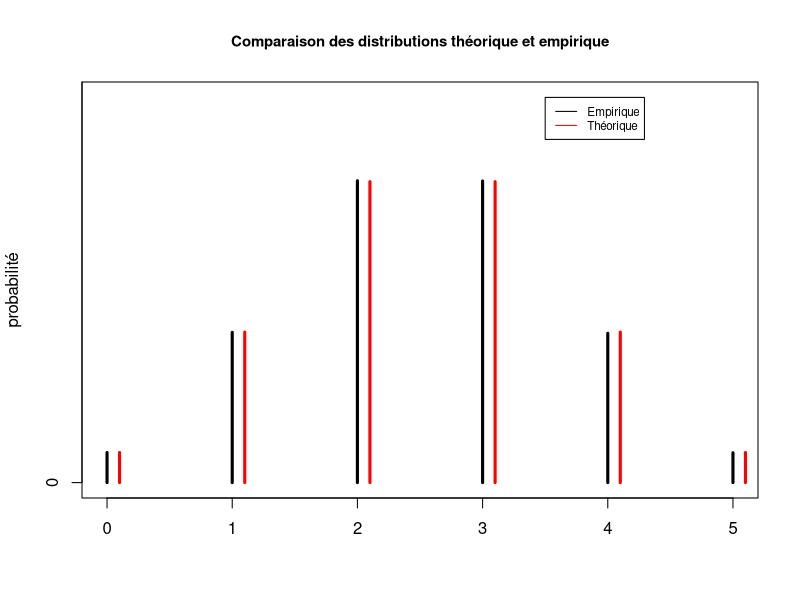
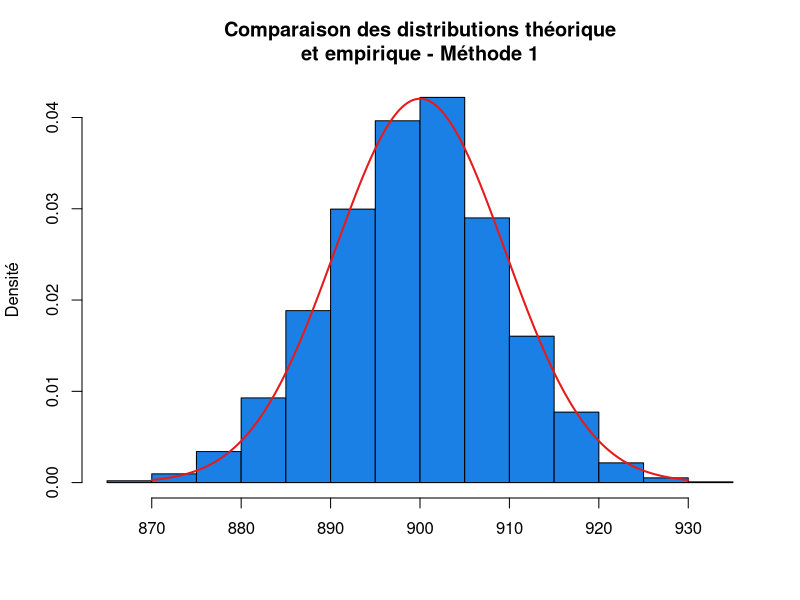
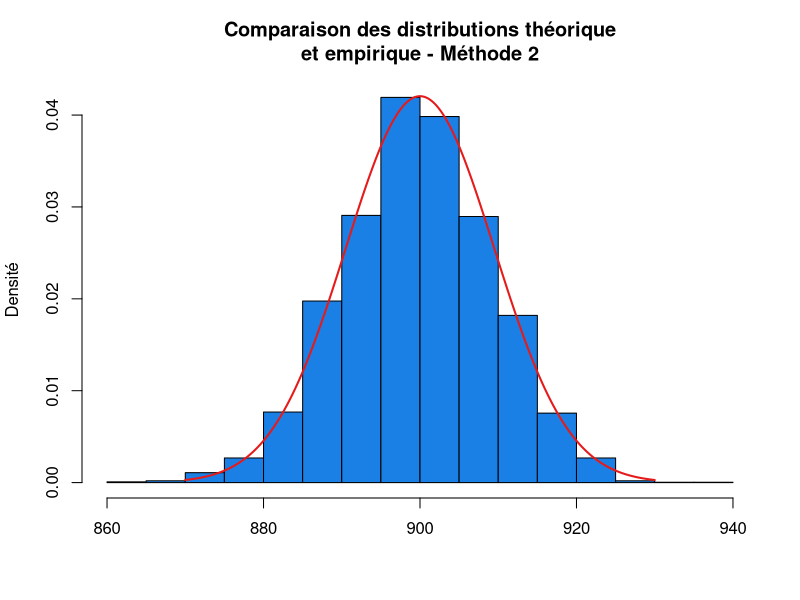
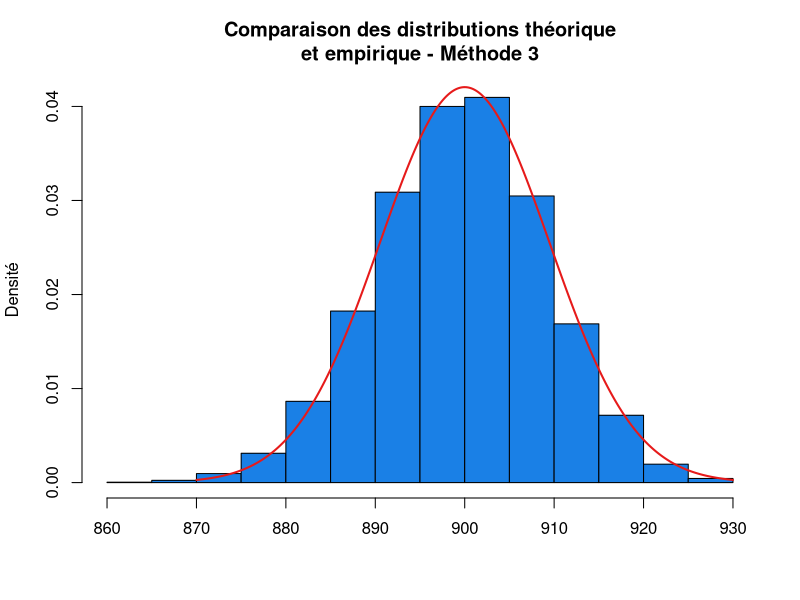
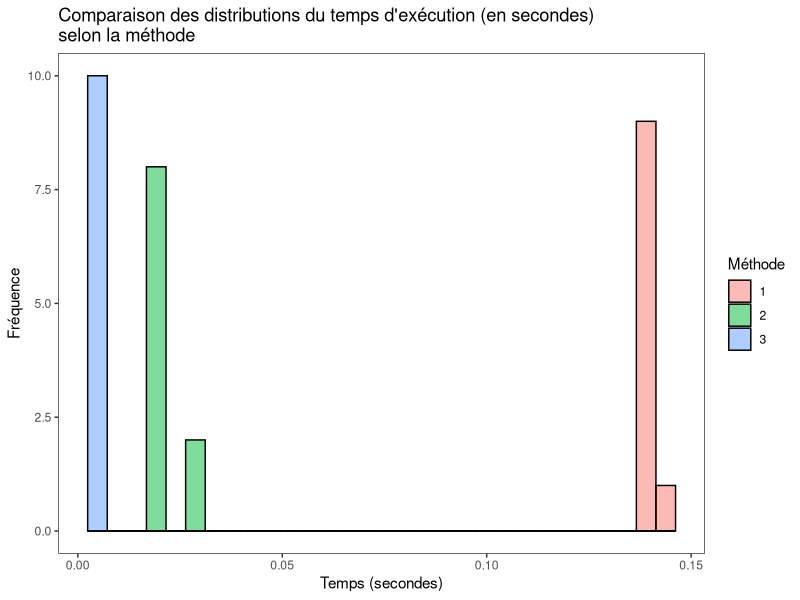
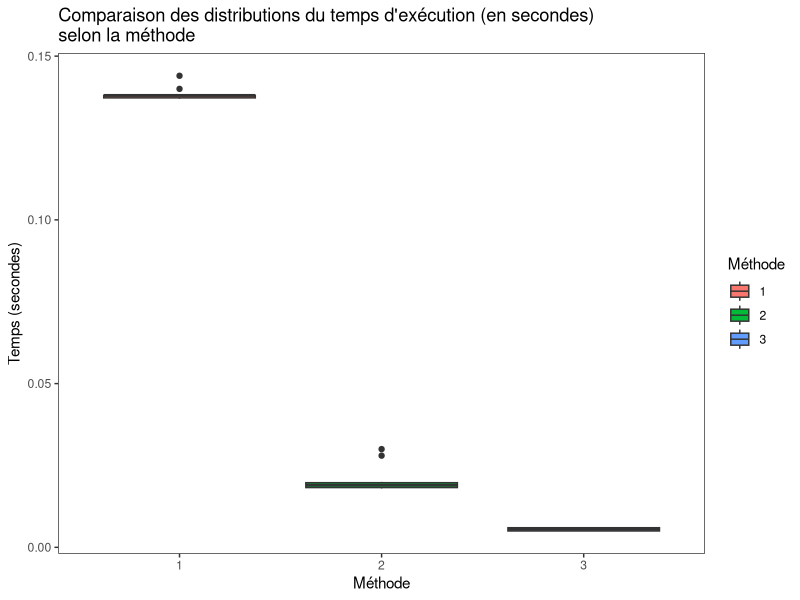

Source code (R) for these figures, in order:
#-------------------------------------------------------------------------------
# Devoir I - partie informatique
# Auteur: Galiane Charbonneau
# Dernière modification: 1 février 2024
#-------------------------------------------------------------------------------
rm(list = ls())
library(ggplot2)
library(dplyr)
library(stats)
set.seed(2024)
#setwd("~/H24/STT3010/Devoirs/Devoir I")
#-------------------------------------------------------------------------------
# Question 1 c)
#-------------------------------------------------------------------------------
# Définition d'une fonction permettant de simuler des réalisations
# d'une loi discrète

simul_loi_discrete <- function(n, support, proba){
  # param n: nombre de réalisations 
  # param support: un vecteur de nombres (correspond au support de la loi de
  #                laquelle on souhaite simuler)
  # param proba: un vecteur de probabilités (l'entrée i de ce vecteur doit 
  #              correspondre à la probabilité d'observer l'entrée i du 
  #              vecteur support
  #
  # return: cette fonction retourne n valeurs simulées selon la loi donnée
  #         en entrée
  
  # Validation des paramètres 
  if(all.equal(sum(proba), 1) != TRUE) stop("Les probabilités doivent sommer à 1")
  if(length(support) != length(proba)) stop("Les dimensions des vecteurs support et proba sont incompatibles")
  
  # Probabilités cumulatives
  cum_proba <- cumsum(proba)
  
  # Vecteur qui contiendra les valeurs simulées (objet retourné par la fonction)
  real <- rep(NA, n)
  
  # Simulation des n observations
  for (i in 1:n){
    U <- runif(1)
    l <- 1
    
    while(TRUE){
      if (U <= cum_proba[l]){
        real[i] <- support[l]
        break
      }
      l <- l + 1
    }
  }
  return(real)
}
# Vérification (graphique) que la fonction est bien codée
ech_test <- simul_loi_discrete(
  n = 100000, 
  support = 0:5, 
  proba = dbinom(0:5, 5, 0.5)
  )
plot(0:5, table(ech_test)/sum(table(ech_test)), type = "h", lwd = 3, 
     xlab = "", ylab = "probabilité", 
     main = "Comparaison des distributions théorique et empirique", 
     ylim = c(0,0.4),
     cex.main = 0.9)
points(0:5+0.1, dbinom(0:5, 5, 0.5), type = "h", col = "red", lwd = 3)
legend(3.5, 0.4, legend = c("Empirique", "Théorique"), cex = 0.7,
       col = c("black", "red"), lty = c(1,1))

# ---- Simulations ---- 
# (NB) Le but ici étant de calculer le temps requis par l'ordinateur pour 
#      simuler 10 échantillons en utilisant trois stratégies, seul ce temps
#      sera enregistré. Les échantillons eux-même ne seront pas gardés en
#      mémoire
m <- 10    # Nombre d'échantillons
n <- 5000  # Taille de chaque échantillon

# ---- Méthode 1 ----
temps.1 <- c()
for (i in 1:m){
  time_obj <- system.time(
    {
      ech <- simul_loi_discrete(n, 
                                support = 0:1000, 
                                dbinom(0:1000, 1000, 0.9))
    }
  )
  temps.1 <- c(temps.1, time_obj[3])
}
# Vérification que la simulation a fonctionné adéquatement (en utilisant
# le dernier échantillon simulé)
hist(ech, probability = T, col = rgb(0.1, 0.5, 0.9),
     xlab = "", ylab = "Densité", 
     main = "Comparaison des distributions théorique\net empirique - Méthode 1")

# Utilisons une approximation normale (le premier paramètre de la loi binomiale
# étant 1000, il est raisonnable d'invoquer le théorème central limite)
lines(seq(870, 930, by = 0.1),
      dnorm(seq(870, 930, by = 0.1), mean = 1000*0.9, sd = sqrt(1000*0.9*0.1)),
      lwd = 2,
      col = rgb(0.9, 0.1, 0.1))

# ---- Méthode 2 ----
temps.2 <- c()
for (i in 1:m){
  time_obj <- system.time(
    {
      ech <- simul_loi_discrete(n, 
                                support = 1000:0, 
                                dbinom(1000:0, 1000, 0.9))
    }
  )
  temps.2 <- c(temps.2, time_obj[3])
}
# Vérification que la simulation a fonctionné adéquatement (en utilisant
# le dernier échantillon simulé)
hist(ech, probability = T, col = rgb(0.1, 0.5, 0.9),
     xlab = "", ylab = "Densité", 
     main = "Comparaison des distributions théorique\net empirique - Méthode 2")

lines(seq(870, 930, by = 0.1),
      dnorm(seq(870, 930, by = 0.1), mean = 1000*0.9, sd = sqrt(1000*0.9*0.1)),
      lwd = 2,
      col = rgb(0.9, 0.1, 0.1))

# ---- Méthode 3 ----
temps.3 <- c()

loi <- matrix(c(0:1000, dbinom(0:1000, 1000, 0.9)), nrow = 2, byrow = T)
loi <- loi[, order(loi[2,], decreasing = T)] # Ordre optimal
support <- loi[1,]
proba <- loi[2,]

for (i in 1:m){
  time_obj <- system.time(
    {
      ech <- simul_loi_discrete(n, support, proba)
    }
  )
  temps.3 <- c(temps.3, time_obj[3])
}
# Vérification que la simulation a fonctionné adéquatement (en utilisant
# le dernier échantillon simulé)
hist(ech, probability = T, col = rgb(0.1, 0.5, 0.9),
     xlab = "", ylab = "Densité", 
     main = "Comparaison des distributions théorique\net empirique - Méthode 3")

lines(seq(870, 930, by = 0.1),
      dnorm(seq(870, 930, by = 0.1), mean = 1000*0.9, sd = sqrt(1000*0.9*0.1)),
      lwd = 2,
      col = rgb(0.9, 0.1, 0.1))

# ---- Graphiques ----
# Histogramme 
df <- data.frame("temps" = c(temps.1, temps.2, temps.3),
                 "Méthode" = c(rep(1, m), rep(2, m), rep(3, m)))
df[["Méthode"]] <- as.factor(df[["Méthode"]])

gg_hist <- ggplot(df, aes(x = temps, fill = Méthode)) +
  geom_histogram(position = "identity", alpha = 0.5, color = "black") +
  labs(title = "Comparaison des distributions du temps d'exécution (en secondes)\nselon la méthode",
       x = "Temps (secondes)",
       y = "Fréquence")+
  theme_bw()+
  theme(panel.grid.major = element_blank(),
        panel.grid.minor = element_blank())

# Boîtes à moustaches
gg_bp <- ggplot(df, aes(x = Méthode, y = temps, fill = Méthode)) +
  geom_boxplot() +
  labs(title = "Comparaison des distributions du temps d'exécution (en secondes)\nselon la méthode", 
       x = "Méthode", 
       y = "Temps (secondes)") +
  theme_bw()+
  theme(panel.grid.major = element_blank(), panel.grid.minor = element_blank())

# Affichage des graphiques
print(gg_hist)
print(gg_bp)

# Sauvegarde des graphiques
#ggsave("hist.png", plot = gg_hist, width = 8, height = 4, units = "in")
#ggsave("bp.png", plot = gg_bp, width = 8, height = 4, units = "in")

# ---- Test d'hypothèses ----
# Statistiques descriptives
df %>% 
  dplyr::group_by(Méthode) %>% 
  dplyr::summarise(Moyenne = mean(temps), Ecart_type = sd(temps)) 

# Test de Kruskal Wallis 
kruskal.test(temps ~ Méthode, data = df)

#-------------------------------------------------------------------------------
# Question 2 d)
#-------------------------------------------------------------------------------
rm(list=ls())

# Quelques objets nécessaires à l'expérience
# Densité cible
f <- function(x) dbeta(x, 2, 5)

# Densité instrumentale
g <- function(x) dbeta(x, 1, 3)

# Constante "enveloppante"
M <- 1000

# Nombre d'échantillons
m <- 100

# Nombre de couples par échantillon
n <- 1e6

# Fonction permettant de générer des couples (Y,A)
simul_couple_Y_A <- function(n){
  Y <- rbeta(n, 1, 3)
  U <- runif(n)
  A <- 1*(U <= f(Y)/(M*g(Y)))
  
  return(cbind(Y, A))
}

# Fonction theta_a
theta_a <- function(Y, A) sum(Y*A)/sum(A)

# Fonction theta_r
theta_r <- function(Y, A) 0.25*M - (M-1)*sum(Y*(1-A))/sum(1-A)

# Expérience
theta <- matrix(rep(NA, 2*m), ncol = 2)
for (i in 1:m){
  ech <- simul_couple_Y_A(n)
  
  # On s'assure qu'il y a au moins une acceptation et 
  # au moins un rejet
  
  while(sum(ech[, "A"]) %in% c(0, nrow(ech))){
    ech <- simul_couple_Y_A(n)
  }
  
  # Réalisations des estimateurs
  theta[i, 1] <- theta_a(ech[, "Y"], ech[, "A"])
  theta[i, 2] <- theta_r(ech[, "Y"], ech[, "A"])
}

# Estimation du biais de chaque estimateur
# L'espérance de X (le theta à estimer) est 2/7
print(paste("Le biais estimé de theta_a est", mean(theta[,1]) - 2/7))
print(paste("Le biais estimé de theta_a est", mean(theta[,2]) - 2/7))

# Estimation de la variance de chaque estimateur
print(paste("La variance estimée de theta_a est", var(theta[,1])))
print(paste("La variance estimée de theta_a est", var(theta[,2])))

# Rapport des variances
print(paste("Le rapport des variances est", var(theta[,1])/var(theta[,2])))